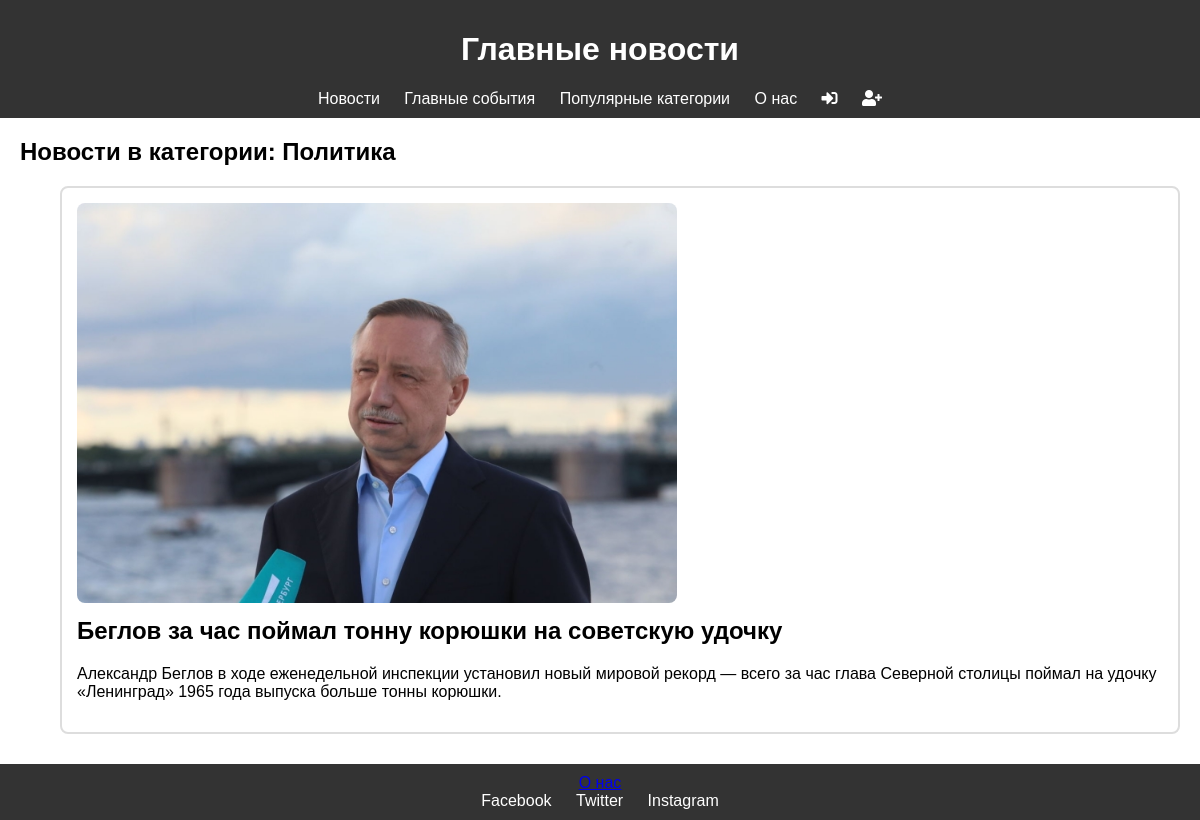
Page /category/1/ on the committed database.
### news/models.py (models this page shows, shortened)
class Category(models.Model):
    name = models.CharField(max_length=100)

class Article(models.Model):
    headline = models.CharField(max_length=128)
    description = models.CharField(max_length=1024)
    text = models.CharField(max_length=4096)
    category = models.ForeignKey(Category, null=True, default=None, on_delete=models.CASCADE, related_name="Category")
    image = models.ImageField(upload_to='article_images/%Y/%m/%d', blank=True)
    pub_date = models.DateTimeField(auto_now_add=True)
    author_profile = models.ForeignKey(Profile, default=None, on_delete=models.CASCADE)

### news/views.py (the view)
# urls.py: path('category/<int:category_id>/', views.articles_by_category, name='articles_by_category'),
def articles_by_category(request, category_id):
    category = get_object_or_404(Category, id=category_id)
    articles = Article.objects.filter(category=category)
    return render(request, 'articles_by_category.html', {'category': category, 'articles': articles})

### templates/articles_by_category.html (shortened to what this page needs)
{% extends "base.html" %}
{% block content %}
<section id="category-articles">
    <h2>Новости в категории: {{ category.name }}</h2>
    {% if articles %}
        <ul class="articles-list">
            {% for article in articles %}
                <article>
                    <img src="{{ article.image.url }}" alt="{{ article.title }}">
                    <h2>{{ article.headline }}</h2>
                    <p>{{ article.description }}</p>
                </article>
            {% endfor %}
        </ul>
    {% else %}
        <p>В этой категории пока нет новостей.</p>
    {% endif %}
</section>
{% endblock %}

### static/style.css (style rules this page uses)
body { font-family: 'Arial', sans-serif; margin: 0; padding: 0; }
section { margin: 20px; }
article { margin-bottom: 30px; border: 2px solid #ddd; border-radius: 8px; padding: 15px; }
article img { width: 100%; max-width: 600px; border-radius: 8px; }
article h2 { margin-top: 10px; }

### rows in the picture
Category: name "Политика"
Article: image (picture), headline "Беглов за час поймал тонну корюшки на советскую удочку", description "Александр Беглов в ходе еженедельной инспекции установил новый мировой рекорд — всего за час глава Северной столицы поймал на удочку «Ленинград» 1965 года выпуска больше тонны корюшки."
